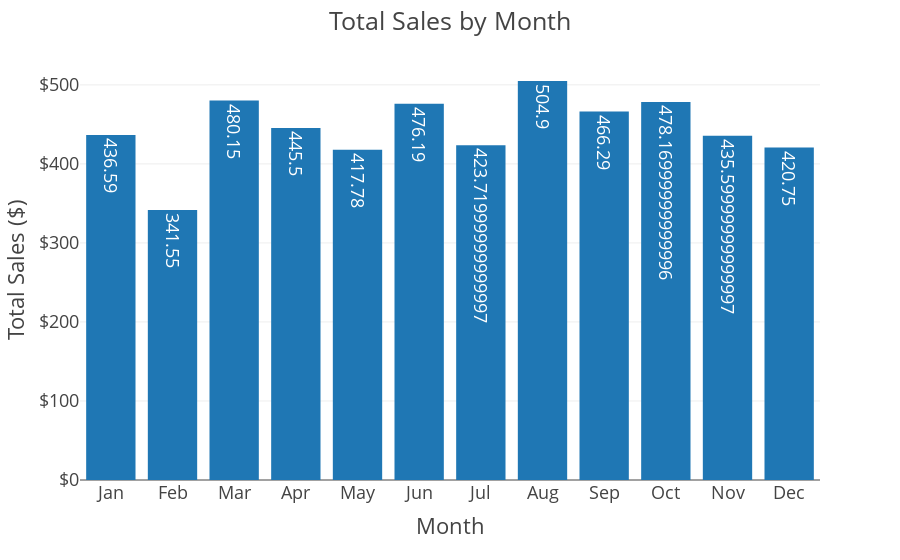

The notebook cell this image was saved under:
### Code cell
# Create the Plotly figure with text parameter
fig = px.bar(df_monthly,
             x='month_name',
             y='total_sales',
             template=plotly_template,
             text='total_sales')

# Set the layout
fig.update_layout(
    title="Total Sales by Month",
    xaxis_title="Month",
    yaxis_title="Total Sales ($)",
    yaxis_tickprefix="$",
)

# Show the figure
fig.show()

# Save the figure as a PNG file
fig.write_image(output_dir / "total_sales_by_month.png",
                width=1200,
                height=400,
                scale=4)

### Figure 1 — Plotly figure (JSON) as saved in the notebook; plotly's stock layout.template omitted (floating-point values rounded to 4 significant figures)
{"data": [{"alignmentgroup": "True", "hovertemplate": "month_name=%{x}<br>total_sales=%{text}<extra></extra>", "legendgroup": "", "marker": {"color": "#1F77B4", "pattern": {"shape": ""}}, "name": "", "offsetgroup": "", "orientation": "v", "showlegend": false, "text": [436.6, 341.6, 480.1, 445.5, 417.8, 476.2, 423.7, 504.9, 466.3, 478.2, 435.6, 420.8], "textposition": "auto", "type": "bar", "x": ["Jan", "Feb", "Mar", "Apr", "May", "Jun", "Jul", "Aug", "Sep", "Oct", "Nov", "Dec"], "xaxis": "x", "y": [436.6, 341.6, 480.1, 445.5, 417.8, 476.2, 423.7, 504.9, 466.3, 478.2, 435.6, 420.8], "yaxis": "y"}], "layout": {"barmode": "relative", "legend": {"tracegroupgap": 0}, "margin": {"t": 60}, "title": {"text": "Total Sales by Month"}, "xaxis": {"anchor": "y", "domain": [0, 1], "title": {"text": "Month"}}, "yaxis": {"anchor": "x", "domain": [0, 1], "tickprefix": "$", "title": {"text": "Total Sales ($)"}}}}
